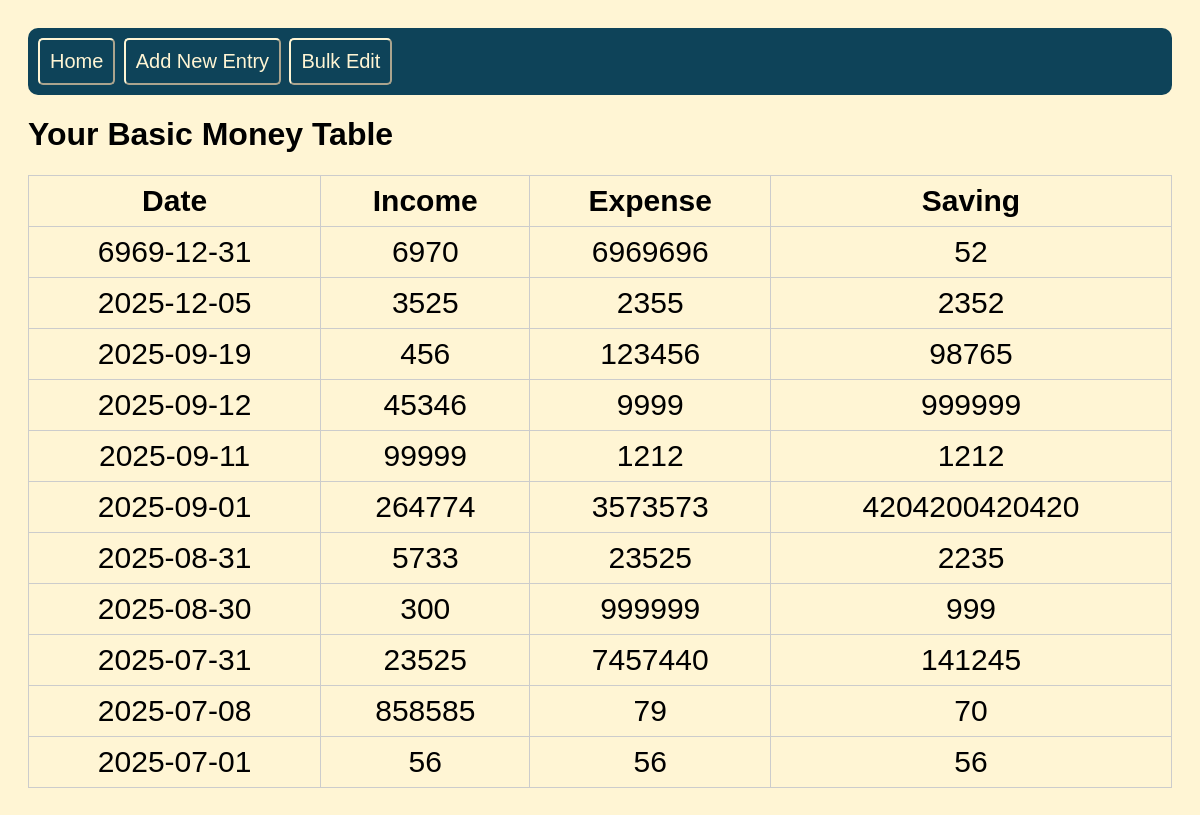
The page / on the database its author committed.
### tables this page shows
CREATE TABLE data (
    date TEXT PRIMARY KEY,
    income INTEGER NOT NULL,
    expense INTEGER NOT NULL,
    saving INTEGER NOT NULL
);

### app.py (the view)
@app.route("/")
def index():
    data = database.show_data()
    return render_template("index.html", data=data)

### database.py (called while the page is built)
def show_data():
    conn=sqlite3.connect(db_path)
    cursor=conn.cursor()
    cursor.execute("SELECT * FROM data ORDER BY date DESC")
    rows = cursor.fetchall()
    conn.close()
    return rows

### templates/index.html (shortened to what this page needs)
<!DOCTYPE html>
<html>
<head>
    <link rel="stylesheet" href="{{ url_for('static', filename='styles.css') }}">
</head>
<nav>
    <a href = "{{url_for('index')}}">
        <button>Home</button>
    </a>
    <a href="{{ url_for('add_form') }}">
        <button>Add New Entry</button>
    </a>
    <a href ="{{ url_for('bulk_edit_form') }}">
        <button>Bulk Edit</button>
    </a>
</nav>
<body>
    <h1> Your Basic Money Table</h1>
    <table>
        <tr>
            <th>Date</th>
            <th>Income</th>
            <th>Expense</th>
            <th>Saving</th>
        </tr>
        {% for row in data %}
        <tr>
            <td>{{ row[0] }}</td>
            <td>{{ row[1] }}</td>
            <td>{{ row[2] }}</td>
            <td>{{ row[3] }}</td>
        </tr>
        {% endfor %}
    </table>
</body>
</html>

### static/styles.css (style rules this page uses)
body { font-family: Arial, sans-serif; background-color: rgb(255, 245, 212); padding: 20px; }
table, .edit_table { border-collapse: collapse; font-size: 30px; width: 100%; }
th, td { border: 1px solid #ccc; padding: 8px; text-align: center; }
nav { font-size: 30px; background-color: rgb(14, 67, 89); text-align: left; border-radius: 10px; padding: 10px; }
button { color: rgb(255, 245, 212); background-color: rgb(14, 67, 89); border-width: 2px; border-color:rgb(255, 245, 212); font-size: 20px; border-radius: 5px; padding: 10px; cursor: pointer; }
a { text-decoration: none; }

### rows shown on the page
data: date "6969-12-31", income "6970", expense "6969696", saving "52"
data: date "2025-12-05", income "3525", expense "2355", saving "2352"
data: date "2025-09-19", income "456", expense "123456", saving "98765"
data: date "2025-09-12", income "45346", expense "9999", saving "999999"
data: date "2025-09-11", income "99999", expense "1212", saving "1212"
data: date "2025-09-01", income "264774", expense "3573573", saving "4204200420420"
data: date "2025-08-31", income "5733", expense "23525", saving "2235"
data: date "2025-08-30", income "300", expense "999999", saving "999"
data: date "2025-07-31", income "23525", expense "7457440", saving "141245"
data: date "2025-07-08", income "858585", expense "79", saving "70"
data: date "2025-07-01", income "56", expense "56", saving "56"
